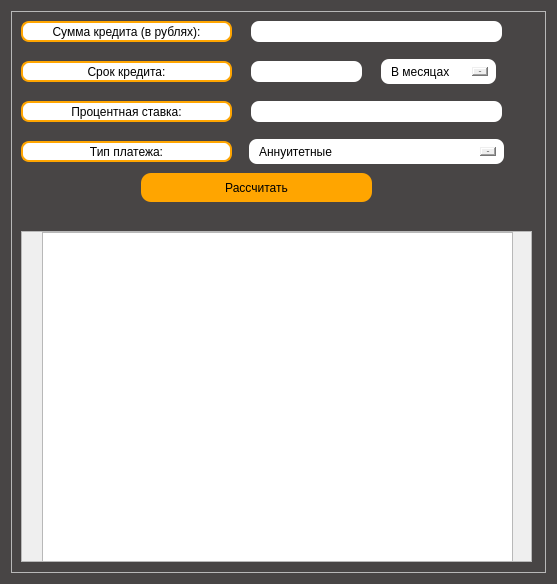
<?xml version="1.0" encoding="UTF-8"?>
<ui version="4.0">
 <class>Credit_calc</class>
 <widget class="QDialog" name="Credit_calc">
  <property name="geometry">
   <rect>
    <x>0</x>
    <y>0</y>
    <width>557</width>
    <height>584</height>
   </rect>
  </property>
  <property name="windowTitle">
   <string>Dialog</string>
  </property>
  <property name="styleSheet">
   <string notr="true">QDialog {
    font-family: 'Times New Roman', Times, serif;
    font-size: 20px;
    background-color:#484545
}


QLineEdit {
margin: 10px;
border-radius: 8px;
}

QLabel {
background-color: white;
border-radius: 8px;
margin: 10px;
border: 2px solid orange
}

QLabel#label_output {
margin: 15px;
margin-left: 40px;
margin-right: 40px
}

QPushButton {
margin-top: 12px;
 background-color: orange;
border-radius: 10px
}


QPushButton:pressed {
    background-color: white;
}

QComboBox {
margin:8px;
border-radius: 8px;
padding-left: 10px	
}

</string>
  </property>
  <layout class="QVBoxLayout" name="verticalLayout">
   <item>
    <layout class="QHBoxLayout" name="layout_credit">
     <item>
      <widget class="QFrame" name="frame_layout">
       <property name="frameShape">
        <enum>QFrame::StyledPanel</enum>
       </property>
       <property name="frameShadow">
        <enum>QFrame::Raised</enum>
       </property>
       <widget class="QComboBox" name="combo_payment_type">
        <property name="geometry">
         <rect>
          <x>230</x>
          <y>120</y>
          <width>271</width>
          <height>41</height>
         </rect>
        </property>
        <property name="styleSheet">
         <string notr="true"/>
        </property>
        <item>
         <property name="text">
          <string>Аннуитетные</string>
         </property>
        </item>
        <item>
         <property name="text">
          <string>Дифференцированные</string>
         </property>
        </item>
       </widget>
       <widget class="QLineEdit" name="line_edit_term">
        <property name="geometry">
         <rect>
          <x>230</x>
          <y>40</y>
          <width>131</width>
          <height>41</height>
         </rect>
        </property>
        <property name="text">
         <string/>
        </property>
        <property name="alignment">
         <set>Qt::AlignCenter</set>
        </property>
       </widget>
       <widget class="QLineEdit" name="line_edit_interest_rate">
        <property name="geometry">
         <rect>
          <x>230</x>
          <y>80</y>
          <width>271</width>
          <height>41</height>
         </rect>
        </property>
        <property name="text">
         <string/>
        </property>
        <property name="alignment">
         <set>Qt::AlignCenter</set>
        </property>
       </widget>
       <widget class="QLineEdit" name="line_edit_total_credit">
        <property name="geometry">
         <rect>
          <x>230</x>
          <y>0</y>
          <width>271</width>
          <height>41</height>
         </rect>
        </property>
        <property name="text">
         <string/>
        </property>
        <property name="alignment">
         <set>Qt::AlignCenter</set>
        </property>
       </widget>
       <widget class="QLabel" name="label_total_credit">
        <property name="geometry">
         <rect>
          <x>0</x>
          <y>0</y>
          <width>231</width>
          <height>41</height>
         </rect>
        </property>
        <property name="styleSheet">
         <string notr="true"/>
        </property>
        <property name="text">
         <string>Сумма кредита (в рублях):</string>
        </property>
        <property name="alignment">
         <set>Qt::AlignCenter</set>
        </property>
       </widget>
       <widget class="QLabel" name="label_term_credit">
        <property name="geometry">
         <rect>
          <x>0</x>
          <y>40</y>
          <width>231</width>
          <height>41</height>
         </rect>
        </property>
        <property name="text">
         <string>Срок кредита:</string>
        </property>
        <property name="alignment">
         <set>Qt::AlignCenter</set>
        </property>
       </widget>
       <widget class="QLabel" name="label_interest_rate">
        <property name="geometry">
         <rect>
          <x>0</x>
          <y>80</y>
          <width>231</width>
          <height>41</height>
         </rect>
        </property>
        <property name="text">
         <string>Процентная ставка:</string>
        </property>
        <property name="alignment">
         <set>Qt::AlignCenter</set>
        </property>
       </widget>
       <widget class="QLabel" name="label_payment_type">
        <property name="geometry">
         <rect>
          <x>0</x>
          <y>120</y>
          <width>231</width>
          <height>41</height>
         </rect>
        </property>
        <property name="text">
         <string>Тип платежа:</string>
        </property>
        <property name="alignment">
         <set>Qt::AlignCenter</set>
        </property>
       </widget>
       <widget class="QComboBox" name="combo_term_credit">
        <property name="geometry">
         <rect>
          <x>362</x>
          <y>40</y>
          <width>131</width>
          <height>41</height>
         </rect>
        </property>
        <property name="styleSheet">
         <string notr="true"/>
        </property>
        <item>
         <property name="text">
          <string>В месяцах</string>
         </property>
        </item>
        <item>
         <property name="text">
          <string>В годах</string>
         </property>
        </item>
       </widget>
       <widget class="QPushButton" name="btn_calculate">
        <property name="geometry">
         <rect>
          <x>130</x>
          <y>150</y>
          <width>231</width>
          <height>41</height>
         </rect>
        </property>
        <property name="styleSheet">
         <string notr="true"/>
        </property>
        <property name="text">
         <string>Рассчитать</string>
        </property>
       </widget>
       <widget class="QScrollArea" name="scrollArea">
        <property name="geometry">
         <rect>
          <x>10</x>
          <y>220</y>
          <width>511</width>
          <height>331</height>
         </rect>
        </property>
        <property name="widgetResizable">
         <bool>true</bool>
        </property>
        <widget class="QWidget" name="scrollAreaWidgetContents">
         <property name="geometry">
          <rect>
           <x>0</x>
           <y>0</y>
           <width>509</width>
           <height>329</height>
          </rect>
         </property>
         <widget class="QTableWidget" name="table_credit">
          <property name="geometry">
           <rect>
            <x>20</x>
            <y>0</y>
            <width>471</width>
            <height>331</height>
           </rect>
          </property>
          <property name="maximumSize">
           <size>
            <width>501</width>
            <height>331</height>
           </size>
          </property>
         </widget>
        </widget>
       </widget>
      </widget>
     </item>
    </layout>
   </item>
  </layout>
 </widget>
 <resources/>
 <connections/>
</ui>
